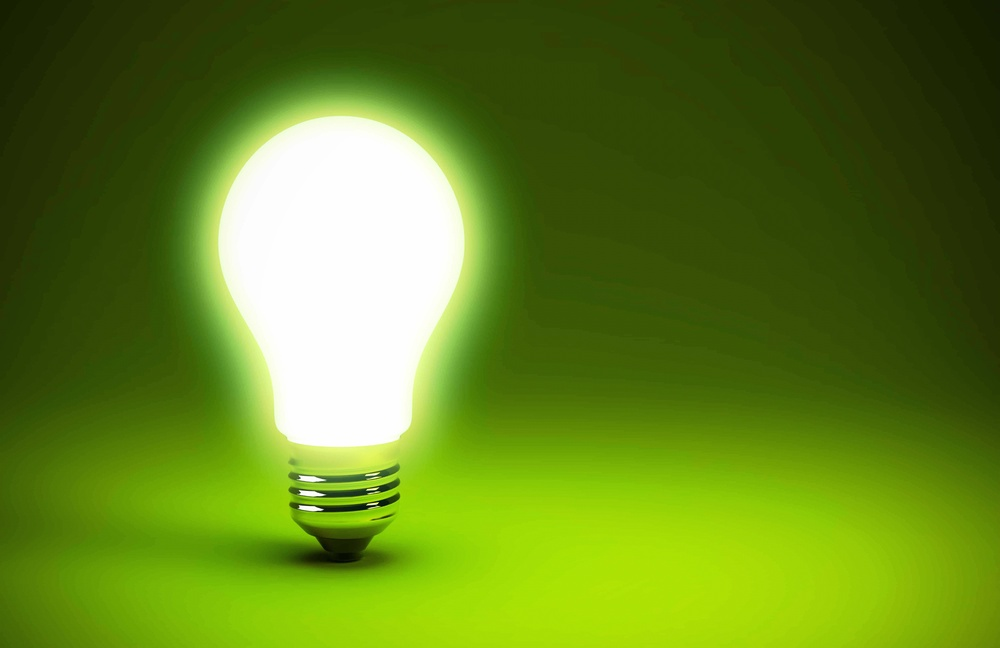
#> input picture src/sus_test.jpg, 1000 x 648 px, shrunk from 5000 x 3242 before the run
$ python main2.py sus_test.jpg out.png
#> lines starting #> are read from the running program, lines starting #| are printed output that depends on the picture
from importlib.resources import path
import sys
import imageio.v2 as imageio
from imageio.core.util import Array
from numpy import array as npArray, uint8

# from main import amogussifyPixel

pattern = [
    [1,1,1,0,0,0,0,0],
    [1,0,1,1,0,0,0,0],
    [1,1,1,1,0,0,0,0],
    [1,0,1,0,0,0,0,0],
    [0,0,0,0,1,1,1,0],
    [0,0,0,0,1,0,1,1],
    [0,0,0,0,1,1,1,1],
    [0,0,0,0,1,0,1,0],
]

# PARAMS
# -s : source image path
# -d : destination image path
def main():
  print("HELLO WORLD")
  MIN_ARGC = 3

  argc = len(sys.argv)

  if (argc < MIN_ARGC):
    print("NOT ENOUGH ARGUMENTS")
    exit()

  srcImagePath = sys.argv[1]
  destImagePath = sys.argv[2]

  image: Array = imageio.imread(srcImagePath)
#> image is the input picture: shape (648, 1000, 3); mean R, G, B 98.7, 130.4, 32

  print("Total row: ", image.shape[0])
#| Total row:  648

  amogussify(image)
#> the loop in amogussify, `for row in rawImageMatrix:` made 648 passes
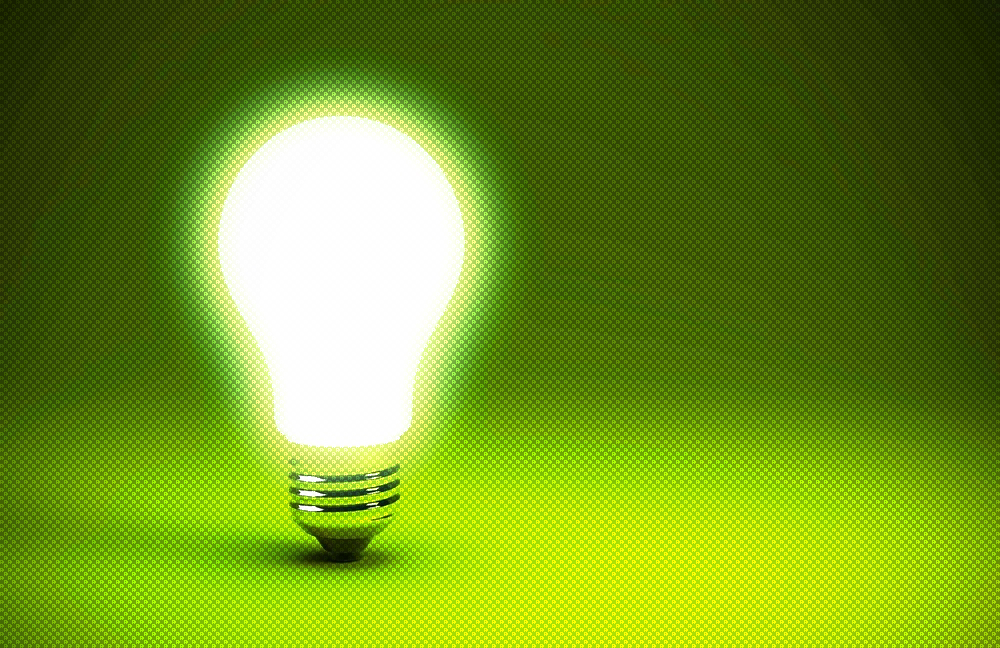
#> image: shape (648, 1000, 3); mean R, G, B 112.4, 145.5, 33.7

  imageio.imwrite(destImagePath, image)

def amogussify(rawImageMatrix: Array):
    # convertedRowList = []
    i = 0

    for row in rawImageMatrix:
        amogussifyRow(row, i)
        i = (i + 1) % len(pattern)

def amogussifyRow(rawRow: Array, rowIdx: int):
    j = 0
    for pixel in rawRow:
        amogussifyPixel(pixel, rowIdx, j)
        j = (j+1) % len(pattern[0])

def amogussifyPixel(rawPixel: Array, rowIdx: int, colIdx: int):
    if (pattern[rowIdx][colIdx] == 1):
        r = rawPixel[0]
        g = rawPixel[1]
        b = rawPixel[2]

        rRev = uint8(255 if r > 170 else r*1.5)
        gRev = uint8(255 if g > 170 else g*1.5)
        bRev = uint8(255 if b > 170 else b*1.5)

        rawPixel[0] = rRev
        rawPixel[1] = gRev
        rawPixel[2] = bRev

main()
